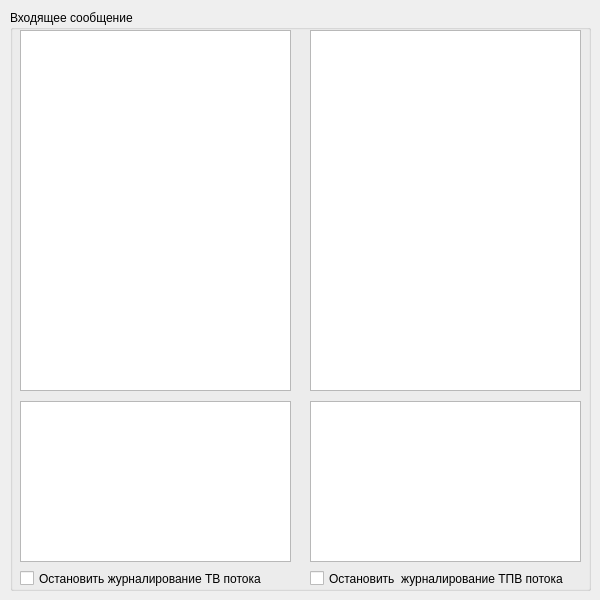
    <widget class="QWidget" name="tab_9">
     <attribute name="title">
      <string>Входящее сообщение</string>
     </attribute>
     <widget class="QGroupBox" name="groupBox_IncomingMessage">
      <property name="geometry">
       <rect>
        <x>10</x>
        <y>10</y>
        <width>581</width>
        <height>581</height>
       </rect>
      </property>
      <property name="title">
       <string>Входящее сообщение</string>
      </property>
      <widget class="QTextBrowser" name="textBrowser">
       <property name="geometry">
        <rect>
         <x>10</x>
         <y>20</y>
         <width>271</width>
         <height>361</height>
        </rect>
       </property>
      </widget>
      <widget class="QTextBrowser" name="stateDisplay">
       <property name="geometry">
        <rect>
         <x>300</x>
         <y>20</y>
         <width>271</width>
         <height>361</height>
        </rect>
       </property>
      </widget>
      <widget class="QTableWidget" name="THVDisplay">
       <property name="geometry">
        <rect>
         <x>300</x>
         <y>391</y>
         <width>271</width>
         <height>161</height>
        </rect>
       </property>
      </widget>
      <widget class="QTableWidget" name="TVDisplay">
       <property name="geometry">
        <rect>
         <x>10</x>
         <y>391</y>
         <width>271</width>
         <height>161</height>
        </rect>
       </property>
      </widget>
      <widget class="QCheckBox" name="checkBoxHaltTHV">
       <property name="geometry">
        <rect>
         <x>300</x>
         <y>560</y>
         <width>271</width>
         <height>17</height>
        </rect>
       </property>
       <property name="text">
        <string>Остановить  журналирование ТПВ потока</string>
       </property>
      </widget>
      <widget class="QCheckBox" name="checkBoxHaltTV">
       <property name="geometry">
        <rect>
         <x>10</x>
         <y>560</y>
         <width>271</width>
         <height>17</height>
        </rect>
       </property>
       <property name="text">
        <string>Остановить журналирование ТВ потока</string>
       </property>
      </widget>
     </widget>
    </widget>
